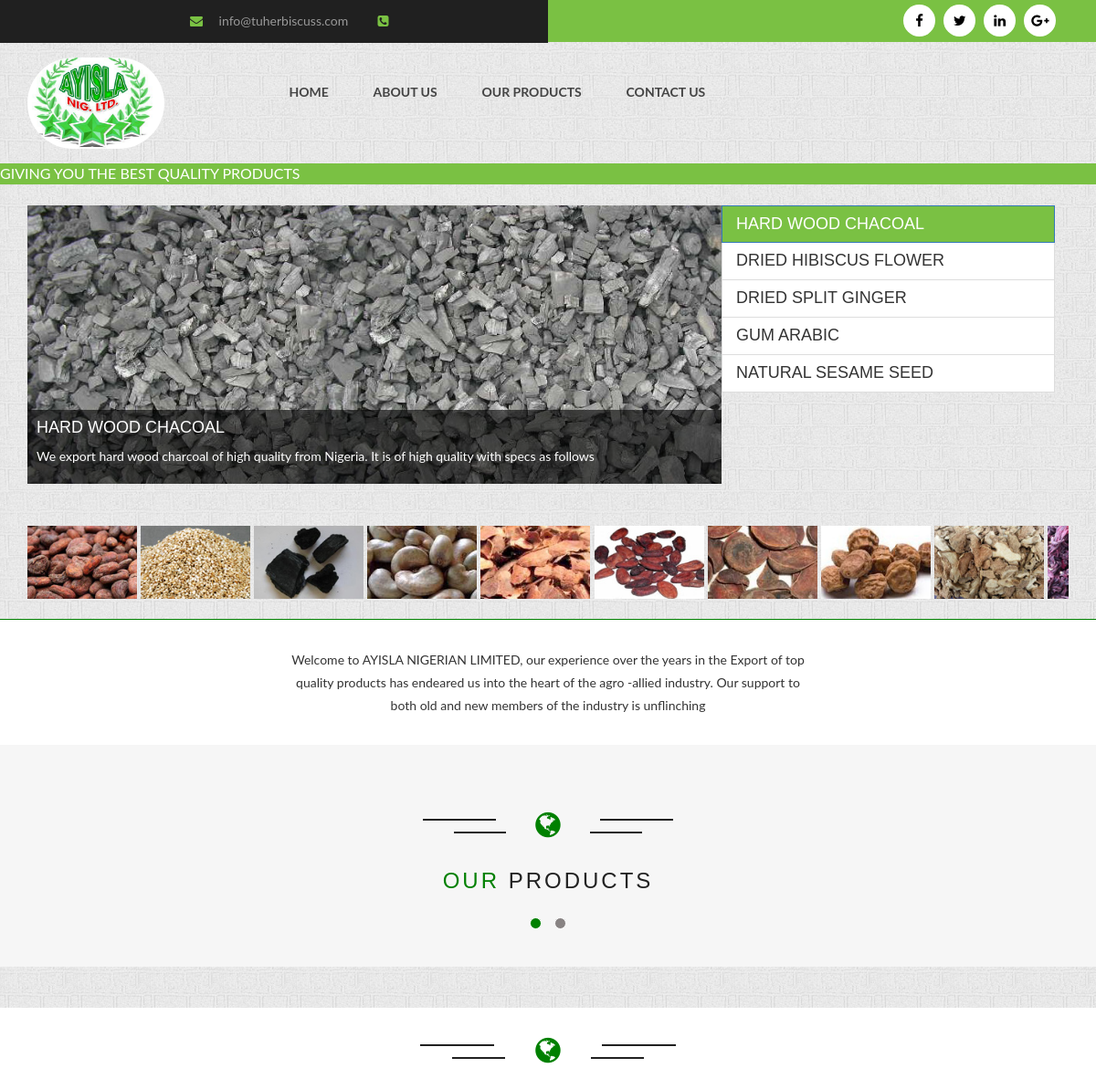
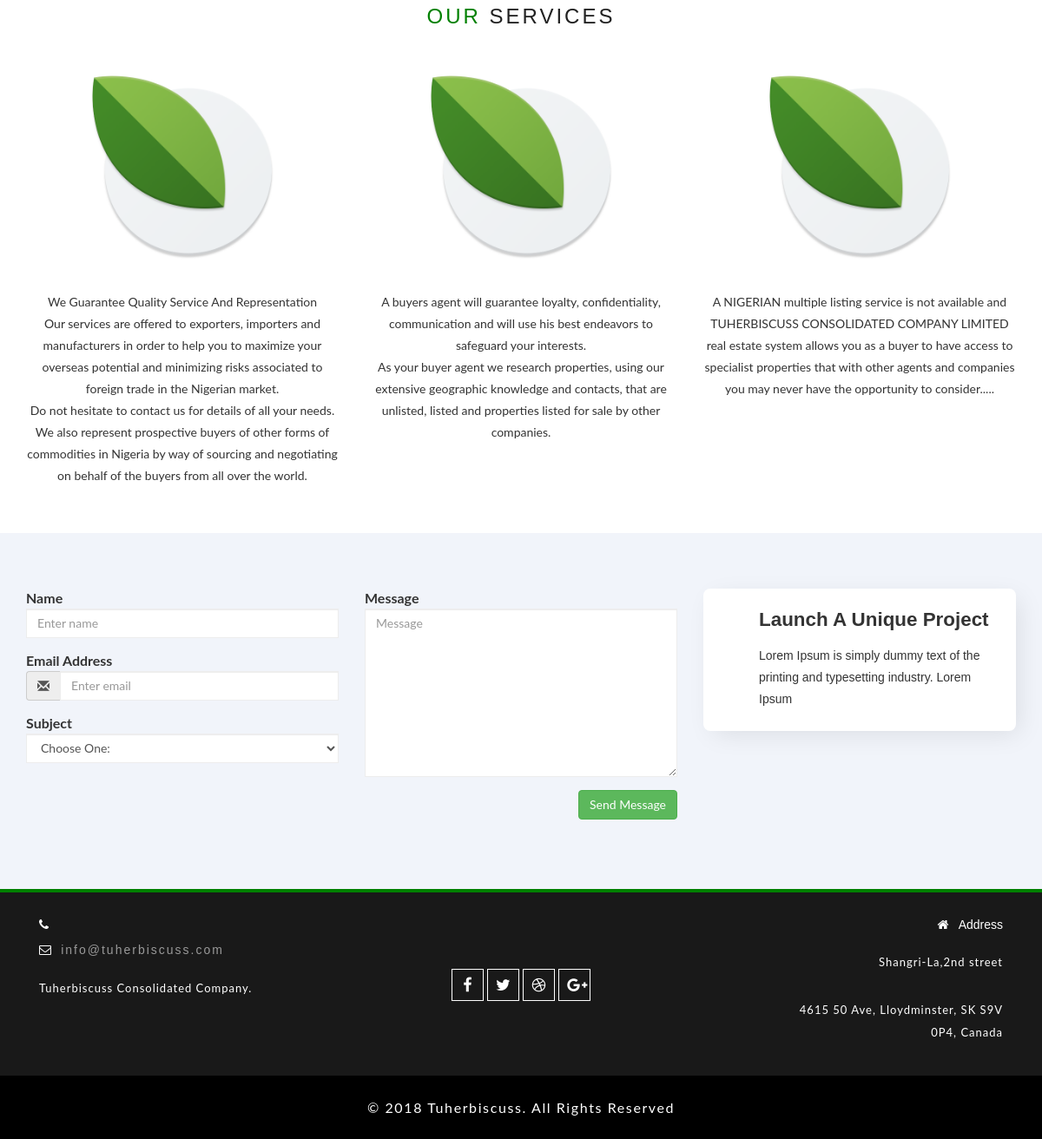
The page / on the database its author committed (2 pictures, top to bottom).
### tables this page shows
CREATE TABLE `settings` (
  `id` int(1) NOT NULL,
  `email` varchar(50) NOT NULL,
  `tell1` varchar(50) NOT NULL,
  `tell2` varchar(50) NOT NULL,
  `wlctxt` text NOT NULL,
  `txtslide` text NOT NULL,
  `service1` text NOT NULL,
  `service2` text NOT NULL,
  `service3` text NOT NULL,
  `address` text NOT NULL,
  `rcc` varchar(50) NOT NULL
);

### index.php (called while the page is built)
<?php
  include "includes/header.inc.php";
  include "includes/body.inc.php";
  include "includes/footer.inc.php";
?>

### includes/body.inc.php (the view, shortened to what this page needs)
<?php
$error='failed to connect';
   $db =mysqli_connect('localhost','root','Ln4iA7XPD4F4','farm') or die($error);
$query="SELECT * FROM settings WHERE `id`=1";
$st=$db->query($query);
$show=mysqli_fetch_assoc($st);
?>
	<div class="container">
		<div id="myCarousel" class="carousel slide" data-ride="carousel">
		  <div class="carousel-inner">
			<div class="item active">
			  <img src="images/caro5.jpg">
			   <div class="carousel-caption">
				<h4><a href="#">HARD WOOD CHACOAL</a></h4>
				<p>We export hard wood charcoal of high quality from Nigeria. It is of high quality with specs as follows</p>
			  </div>
			</div>
		  </div>
		<ul class="list-group col-sm-4">
		  <li data-target="#myCarousel" data-slide-to="0" class="list-group-item active"><h4>HARD WOOD CHACOAL</h4></li>
		  <li data-target="#myCarousel" data-slide-to="1" class="list-group-item"><h4>DRIED HIBISCUS FLOWER</h4></li>
		  <li data-target="#myCarousel" data-slide-to="2" class="list-group-item"><h4>DRIED SPLIT GINGER</h4></li>
		  <li data-target="#myCarousel" data-slide-to="3" class="list-group-item"><h4>GUM ARABIC</h4></li>
		  <li data-target="#myCarousel" data-slide-to="4" class="list-group-item"><h4>NATURAL SESAME SEED</h4></li>
		</ul>
		</div>
	</div>
	<br><br>
	<div class="container">
		<div id="maindiv">
			<div id="div1">
				<img src="images/1.jpg" width="120" height="80" alt="" />
				<img src="images/2.jpg" width="120" height="80" alt="" />
				<img src="images/3.jpg" width="120" height="80" alt="" />
				<img src="images/4.jpg" width="120" height="80" alt="" />
				<img src="images/5.jpg" width="120" height="80" alt="" />
				<img src="images/6.jpg" width="120" height="80" alt="" />
				<img src="images/7.jpg" width="120" height="80" alt="" />
				<img src="images/8.jpg" width="120" height="80" alt="" />
				<img src="images/9.jpg" width="120" height="80" alt="" />
				<img src="images/10.jpg" width="120" height="80" alt="" />
			</div>
		</div>
	</div>
<br>
<div class="container-fluid welcome">
			<div class="row">
                 <div class="col-lg-6 col-lg-offset-3 text-center">
                  <br>
                    <p><?=$show['wlctxt']?></p><br>
                 </div>
            </div>
</div>
			<section id="blog">
      <div class="container">
			<div class="w3layouts_header">
				<p><span><i class="fa fa-globe" aria-hidden="true"></i></span></p>
				<h5>Our <span>Products</span></h5>
			</div>
           <div class="row">
			 <div id="slider" class="carousel slide" data-ride="carousel">
                     <ol class="carousel-indicators">
                         <li data-target="#slider" data-slide-to="0" class="active"></li>
                         <li data-target="#slider" data-slide-to="1"></li>
                     </ol>
			   </div>
			</div>
		</div>
	</section>
<br><br>
<div class="container-fluid serv">
<div class="w3layouts_header">
	<br>
				<p><span><i class="fa fa-globe" aria-hidden="true"></i></span></p>
				<h5>Our <span>Services</span></h5>
			</div>
			<div class="container">
	<div class="row text-center"><br>
        <div class="col-md-4 col-sm-4">
            <img src="images/sv.png" alt="" class="img-circle img-thumbnail">
            <p><?=$show['service1']?></p>
        </div>
        <div class="col-md-4 col-sm-4">
            <img src="images/sv.png" alt="" class="img-circle img-thumbnail">
            <p><?=$show['service2']?></p>
        </div>
        <div class="col-md-4 col-sm-4">
            <img src="images/sv.png" alt="" class="img-circle img-thumbnail">
            <p><?=$show['service3']?></p>
        </div>
	</div>
</div>
<br><br>
</div>
<section>
<div class="container">
<div class="row">
        <div class="col-md-8">
                <form method="POST" action="">
                <div class="row">
                    <div class="col-md-6">
                        <div class="form-group">
                            <label for="name">
                                Name</label>
                            <input type="text" class="form-control" id="name" name="sender_name" placeholder="Enter name" required="required">
                        </div>
                        <div class="form-group">
                            <label for="email">
                                Email Address</label>
                            <div class="input-group">
                                <span class="input-group-addon"><span class="glyphicon glyphicon-envelope"></span>
                                </span>
                                <input type="email" name="sender_email" class="form-control" id="email" placeholder="Enter email" required="required"></div>
                        </div>
                        <div class="form-group">
                            <label for="subject">
                                Subject</label>
                            <select id="subject" name="subject" class="form-control" required="required">
                                <option value="na" selected="">Choose One:</option>
                            </select>
                        </div>
                    </div>
                    <div class="col-md-6">
                        <div class="form-group">
                            <label for="name">
                                Message</label>
                            <textarea name="message" id="message" class="form-control" rows="9" cols="25" required="required" placeholder="Message"></textarea>
                        </div>
                    </div>
                    <div class="col-md-12">
                        <button type="submit" name="sendMessage" class="btn btn-success pull-right" id="btnContactUs">
                            Send Message</button>
                    </div>
                </div>
                </form>
        </div>
        <div class="col-md-4">
                <div class="wrap">
                    <div class="ico-wrap">
                    </div>
                    <div class="text-wrap vcenter">
                        <h2 class="mbr-fonts-style mbr-bold mbr-section-title3 display-5">Launch
                            <span>A Unique Project</span>
                        </h2>
                        <p class="mbr-fonts-style text1 mbr-text display-6">Lorem Ipsum is simply dummy text of the printing and typesetting industry. Lorem Ipsum</p>
                    </div>
                </div>
        </div>
    </div>
</div>
</section>

### includes/header.inc.php (shortened to what this page needs)
<?php
$error='failed to connect';
$db =mysqli_connect('localhost','root','Ln4iA7XPD4F4','farm') or die($error);
$query="SELECT * FROM settings WHERE `id`=1";
$st=$db->query($query);
$show=mysqli_fetch_assoc($st)
?>
<!DOCTYPE html>
<html>
<head>
<link href="css/bootstrap.css" rel="stylesheet" type="text/css" media="all" />
<link rel="stylesheet" type="text/css" href="css/zoomslider.css" />
<link rel="stylesheet" type="text/css" href="css/style.css" />
<link href="css/font-awesome.min.css" rel="stylesheet" type="text/css" media="all" />
</head>
<body>
<div class="top-main" id="home">
   <div class="header-top">
				<div class="w3l_header_left">
					<ul>
						<li><span class="fa fa-envelope" aria-hidden="true"></span> <a href="mailto:info@example.com"><?=$show['email'];?></a></li>
						<li><span class="fa fa-phone-square" aria-hidden="true"></span><?=$show['tell1']?></li>
					</ul>
				</div>
				<div class="w3l_header_right">
					<ul class="top-links">
							<li><a href="#"><i class="fa fa-facebook"></i></a></li>
							<li><a href="#"><i class="fa fa-twitter"></i></a></li>
							<li><a href="#"><i class="fa fa-linkedin"></i></a></li>
							<li><a href="#"><i class="fa fa-google-plus"></i></a></li>
						</ul>
				</div>
   </div>
   <div class="header-bottom">
		<div class="container">
			<nav class="navbar navbar-default">
				<div class="navbar-header">
					<div class="logo">
						<img src="assets/images/logo.png" style="height:100px;width:150px;border-radius:150px;" alt="">
					</div>
				</div>
				<div class="collapse navbar-collapse nav-wil" id="bs-example-navbar-collapse-1">
					<nav class="cl-effect-1" id="cl-effect-1">
						<ul class="nav navbar-nav">
							<li><a class="scroll" href="index.php">HOME</a></li>
							<li><a href="about.php" class="scroll hvr-bounce-to-bottom">ABOUT US</a></li>
							<li><a href="products.php" class="scroll hvr-bounce-to-bottom">OUR PRODUCTS</a></li>
							<li><a href="contactus.php" class="scroll hvr-bounce-to-bottom">CONTACT US</a></li>
						</ul>
					</nav>
				</div>
			</nav>
		</div>
	</div>
	<div class="welc">
				<marquee><?=$show['txtslide']?></marquee>
		</div><br>

### includes/footer.inc.php (shortened to what this page needs)
<?php
	$query2="SELECT * FROM settings WHERE `id`=1";
	$st2=$db->query($query2);
	$ft=mysqli_fetch_assoc($st2)
?>
<div class="footer">
	<div class="container">
		<div class="col-md-3 footer-left">
			<h5><i class="fa fa-phone" aria-hidden="true"></i><?=$ft['tell1']?></h5>
			<h5><i class="fa fa-envelope-o" aria-hidden="true"></i><a href="mailto:<?=$ft['email']?>"><?=$ft['email']?></a></h5>
			<p>Tuherbiscuss Consolidated Company.</p>
		</div>
		<div class="col-md-6 footer-center">
		<ul>
				<li><a href="#"><i class="fa fa-facebook"></i></a></li>
				<li><a  href="#"><i class="fa fa-twitter"></i></a></li>
				<li><a href="#"><i class="fa fa-dribbble"></i></a></li>
				<li><a href="#"><i class="fa fa-google-plus"></i></a></li>
			</ul>
		</div>
		<div class="col-md-3 footer-right">
			<h5><i class="fa fa-home" aria-hidden="true"></i>Address</h5>
			<p>Shangri-La,2nd street</p>
			<p>4615 50 Ave, Lloydminster, SK S9V 0P4, Canada</p>
		</div>
		<div class="clearfix"></div>
	</div>
</div>
<div class="copyright-agile">
	<p>&copy; 2018 Tuherbiscuss. All Rights Reserved </p>
</div>
</body>
</html>

### includes/header.inc.php (style rules this page uses)
section { padding-top: 4rem; padding-bottom: 5rem; background-color: #f1f4fa; }
.wrap { display: flex; background: white; padding: 1rem 1rem 1rem 1rem; border-radius: 0.5rem; box-shadow: 7px 7px 30px -5px rgba(0,0,0,0.1); margin-bottom: 2rem; }
.ico-wrap { margin: auto; }
.vcenter { margin: auto; }
.mbr-section-title3 { text-align: left; }
h2 { margin-top: 0.5rem; margin-bottom: 0.5rem; }
.display-5 { font-family: 'Source Sans Pro',sans-serif; font-size: 1.4rem; }
.mbr-bold { font-weight: 700; }
p { padding-top: 0.5rem; padding-bottom: 0.5rem; line-height: 25px; }
.display-6 { font-family: 'Source Sans Pro',sans-serif; font-size: 1re }

### rows shown on the page
settings: email "info@tuherbiscuss.com", txtslide "GIVING YOU THE BEST QUALITY PRODUCTS", wlctxt "Welcome to AYISLA NIGERIAN LIMITED, our experience over the years in the Export of top quality products has endeared us into the heart of the agro -allied industry. Our support to both old and new members of the industry is unflinching", service1 "We Guarantee Quality Service And Representation Our services are offered to exporters, importers and manufacturers in order to help you to maximize your overseas potential and minimizing risks associated to foreign trade in the Nigerian market. Do not hesitate to contact us for details of all your needs. We also represent prospective buyers of other forms of commodities in Nigeria by way of sourcing and negotiating on behalf of the buyers from all over the world.", service2 "A buyers agent will guarantee loyalty, confidentiality, communication and will use his best endeavors to safeguard your interests. As your buyer agent we research properties, using our extensive geographic knowledge and contacts, that are unlisted, listed and properties listed for sale by other companies.", service3 "A NIGERIAN multiple listing service is not available and TUHERBISCUSS CONSOLIDATED COMPANY LIMITED real estate system allows you as a buyer to have access to specialist properties that with other agents and companies you may never have the opportunity to consider....."
